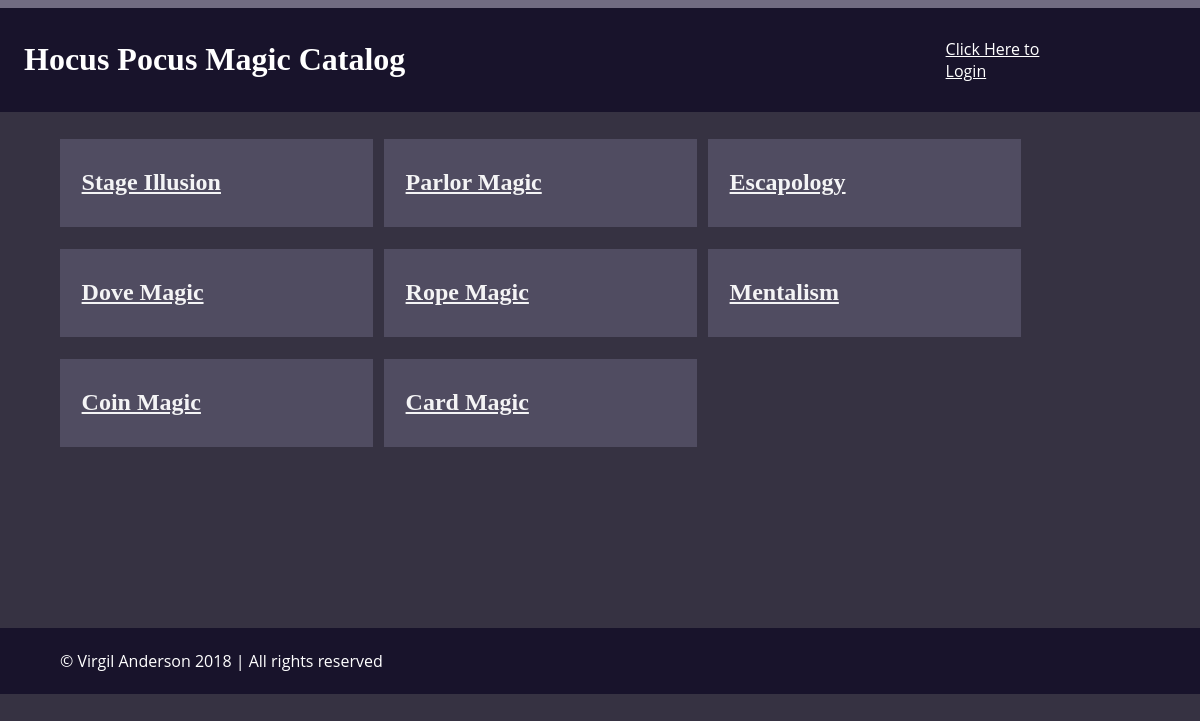
The app's page /catalog, older data.
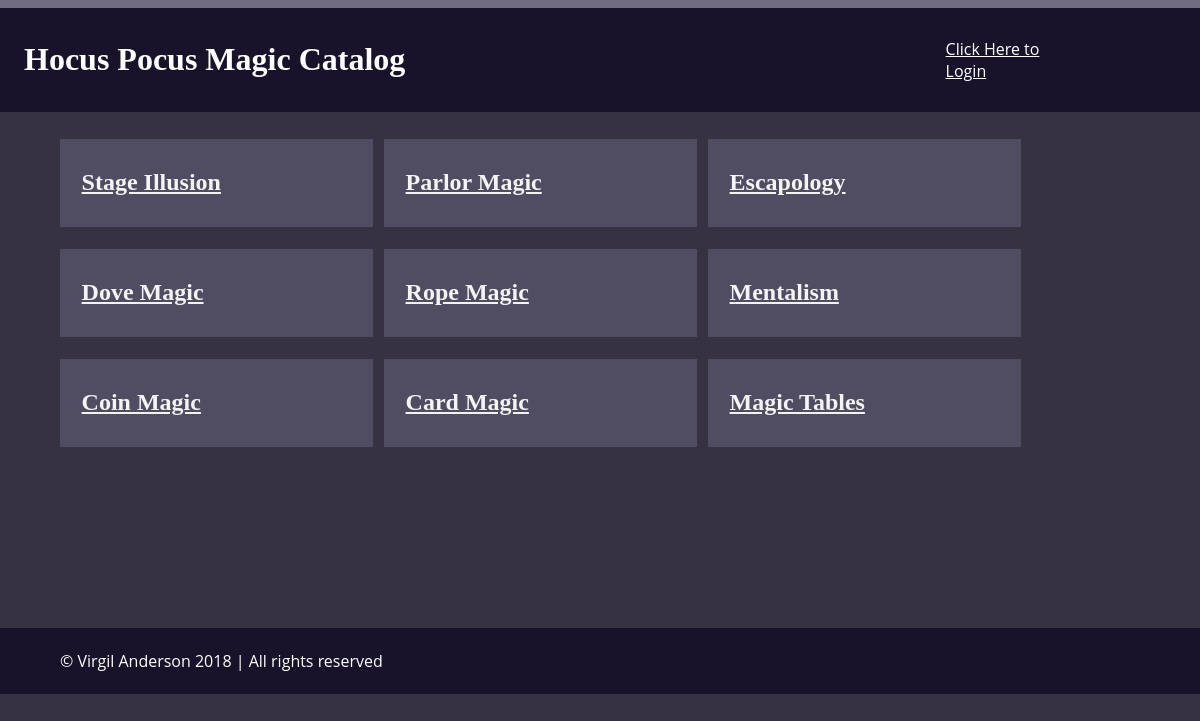
The same page, newer data.
### database_setup.py (models this page shows, shortened)
class magicCategory(Base):
    __tablename__ = 'magicCategory'
    id = Column(Integer, primary_key = True)
    name = Column(String(80), nullable = False)
    user_id = Column(Integer, ForeignKey('user.id'))
    user = relationship(User)

### project.py (the view)
@app.route('/')
@app.route('/catalog')
def showCatalog():
    c = session.query(magicCategory).all()
    t = 'Magic Catalog'
    m = ''
    if not c:
        m = "There are no magic categories..."
    if 'username' not in login_session:
        return render_template('publicCatalog.html', c=c, message=m, t=t)
    else:
        p = login_session['picture']
        return render_template('catalog.html', c=c, message=m, t=t, p=p)

### templates/publicCatalog.html (shortened to what this page needs)
{% extends "main.html" %}
{% block content %}
{% include "header.html" %}
<main>
  <section class='flex-row'>
    {% for c in c%}
    <div class='category'>
      <h2>
        <a href='{{url_for('showCategory', cat_id = c.id)}}'>{{c.name}}</a>
      </h2>
    </div>
    {% endfor %}
  </section>
</main>
{% include "footer.html" %}
{% endblock %}

### templates/main.html (shortened to what this page needs)
<!DOCTYPE html>
<html lang="en">
	<head>
    <link rel=stylesheet type=text/css href="{{ url_for('static', filename='styles.css') }}">
	</head>
	<body>
			{% block content %}
			{% endblock %}
	</body>
</html>

### templates/header.html (shortened to what this page needs)
<header>
  <div class='flex-container'>
    <div class='logo'>
      <h1>Hocus Pocus Magic Catalog</h1>
    </div>
    <div class='signIn'>
      {%if 'username' not in session %}
      <a href="{{url_for('showLogin')}}">Click Here to Login </a>
      {% endif %}
    </div>
  </div>
</header>

### templates/footer.html
<footer>
  <p>&copy; Virgil Anderson 2018 | All rights reserved</p>
</footer>

### static/styles.css (style rules this page uses)
body { font-family: 'Open Sans', sans-serif; font-size: 1em; background-color: #363242; background-image: url(background.jpg); background-position: center; background-repeat: none; background-attachment: fixed; background-size: cover; margin: 0; padding: 0; color: white; }
h1, h2, h3, h4, h5, h6 { font-family: "Times New Roman", Times, serif; color: white; }
a { color: white; }
header { margin: 0; padding: 1% 2%; width: 96%; background-color: #18132B; border-top: 8px solid #716C82; }
.logo { width: 80%; }
.signIn { width: 10%; }
.flex-container { display: flex; flex-direction: row; align-items: center; flex-wrap: wrap; }
main { width: 90%; margin: 0; padding: 0 5%; min-height: 500px; }
.flex-row { display: flex; flex-direction: row; align-items: center; flex-wrap: wrap; }
.category { width: 25%; margin: 1% 1% 1% 0; padding: 1% 2%; background-color: #534E64; opacity: .95; }
footer { width: 90%; margin: 0; padding: .5% 5%; background-color: #18132B; color: white; }

Row changes from the older to the newer data that the page shows:
added magicCategory: name "Magic Tables"
